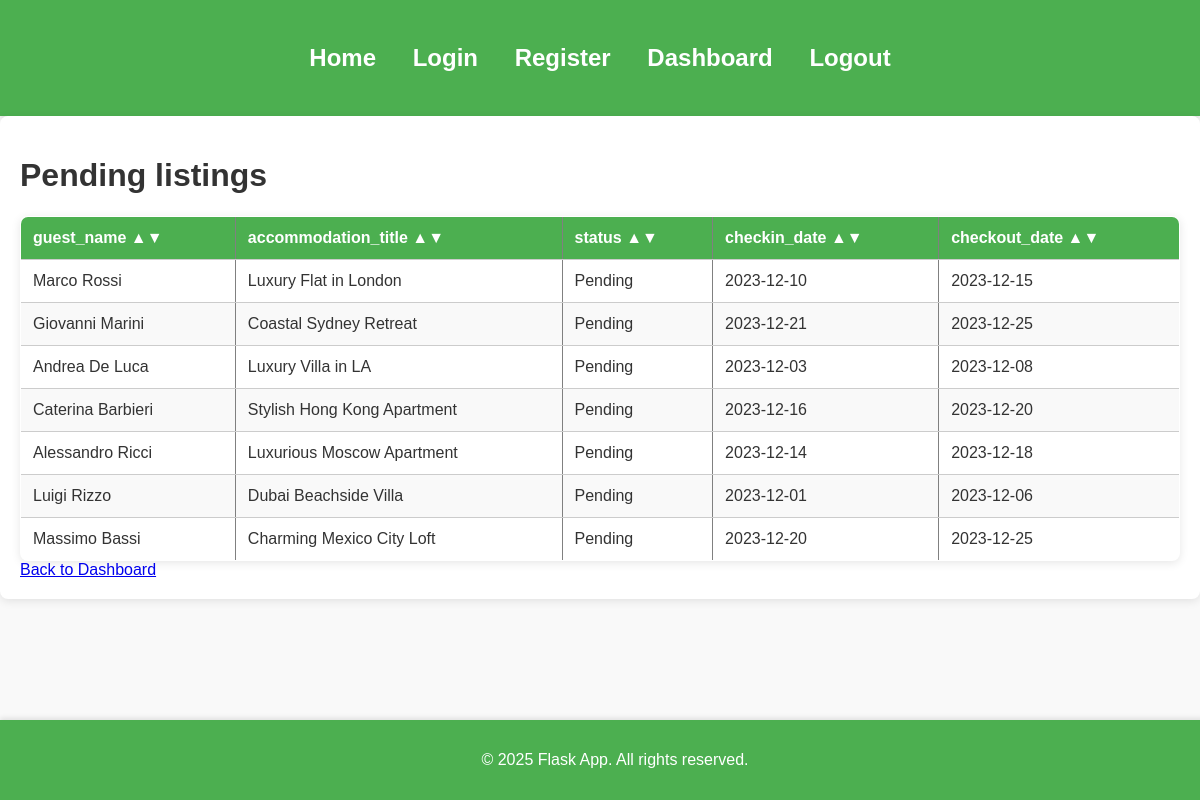
Page /query5 (signed in) on the committed database.
### tables this page shows
CREATE TABLE Users (
    id INTEGER PRIMARY KEY AUTOINCREMENT,
    name VARCHAR(50),
    email VARCHAR(100),
    password VARCHAR(100),
    phone VARCHAR(15),
    address VARCHAR(255),
    birth_date DATE
);

CREATE TABLE Accommodations (
    id INT PRIMARY KEY,
    host_id INT,
    location_id INT,
    title VARCHAR(100),
    description TEXT,
    address VARCHAR(255),
    price_per_night DECIMAL(8, 2),
    max_guests INT,
    availability BOOLEAN,
    policy_id INT,
    FOREIGN KEY (host_id) REFERENCES Hosts(id),
    FOREIGN KEY (location_id) REFERENCES Locations(id)
);

CREATE TABLE Bookings (
    id INT PRIMARY KEY,
    guest_id INT,
    accommodation_id INT,
    checkin_date DATE,
    checkout_date DATE,
    number_of_guests INT,
    status VARCHAR(20) CHECK(status IN ('Confirmed', 'Pending', 'Cancelled')),
    FOREIGN KEY (guest_id) REFERENCES Guests(id),
    FOREIGN KEY (accommodation_id) REFERENCES Accommodations(id)
);

### app.py (the view)
@app.route('/query5')
@login_required
def query5():
    with sqlite3.connect(DATABASE) as conn:
        cursor = conn.cursor()
        cursor.execute("""SELECT u.name AS guest_name, a.title AS accommodation_title, b.status, b.checkin_date, b.checkout_date
                            FROM Bookings b
                            JOIN Guests g ON b.guest_id = g.id
                            JOIN Users u ON g.user_id = u.id
                            JOIN Accommodations a ON b.accommodation_id = a.id
                            WHERE b.status = "Pending" """)
        columns = [description[0] for description in cursor.description]
        users = cursor.fetchall()
    data = [dict(zip(columns, row)) for row in users]
    return render_template('results.html', title="Pending listings", data=data)

### app.py (called while the page is built)
@login_manager.user_loader
def load_user(user_id):
    print(f"Loading user with ID {user_id}")
    with sqlite3.connect(DATABASE) as conn:
        cursor = conn.cursor()
        cursor.execute('SELECT * FROM Users WHERE id = ?', (user_id,))
        user = cursor.fetchone()
        if user:
            print(f"User found with ID: {user[0]}")  # Aggiungi log per il debug
            return User(user[0], user[1], user[2], user[4], user[5])
        else:
            print("User not found.")
        return None

### templates/results.html (shortened to what this page needs)
{% extends 'layout.html' %}
{% block content %}
<h1>{{ title }}</h1>
<table border="1" id="sortable-table">
    <thead>
        <tr>
            {% for column in data[0].keys() %}
            <th onclick="sortTable({{ loop.index0 }})" data-column="{{ loop.index0 }}">
                {{ column }} ▲▼
            </th>
            {% endfor %}
        </tr>
    </thead>
    <tbody>
        {% for row in data %}
        <tr>
            {% for item in row.values() %}
            <td>{{ item }}</td>
            {% endfor %}
        </tr>
        {% endfor %}
    </tbody>
</table>
<a href="{{ url_for('dashboard') }}">Back to Dashboard</a>
{% endblock %}

### static/css/style.css (style rules this page uses)
body { font-family: 'Arial', sans-serif; margin: 0; padding: 0; box-sizing: border-box; background-color: #f9f9f9; color: #333; }
table { width: 100%; border-collapse: collapse; margin-top: 20px; background-color: #fff; box-shadow: 0 2px 10px rgba(0, 0, 0, 0.1); border-radius: 8px; overflow: hidden; }
table th, table td { padding: 12px; text-align: left; border-bottom: 1px solid #ccc; }
table th { background-color: #4CAF50; color: white; }
table tr:nth-child(even) { background-color: #f9f9f9; }

### rows in the picture
Bookings: status "Pending", checkin_date "2023-12-10", checkout_date "2023-12-15"
Users: name "Marco Rossi"
Accommodations: title "Luxury Flat in London"
Bookings: status "Pending", checkin_date "2023-12-21", checkout_date "2023-12-25"
Users: name "Giovanni Marini"
Accommodations: title "Coastal Sydney Retreat"
Bookings: status "Pending", checkin_date "2023-12-03", checkout_date "2023-12-08"
Users: name "Andrea De Luca"
Accommodations: title "Luxury Villa in LA"
Bookings: status "Pending", checkin_date "2023-12-16", checkout_date "2023-12-20"
Users: name "Caterina Barbieri"
Accommodations: title "Stylish Hong Kong Apartment"
Bookings: status "Pending", checkin_date "2023-12-14", checkout_date "2023-12-18"
Users: name "Alessandro Ricci"
Accommodations: title "Luxurious Moscow Apartment"
Bookings: status "Pending", checkin_date "2023-12-01", checkout_date "2023-12-06"
Users: name "Luigi Rizzo"
Accommodations: title "Dubai Beachside Villa"
Bookings: status "Pending", checkin_date "2023-12-20", checkout_date "2023-12-25"
Users: name "Massimo Bassi"
Accommodations: title "Charming Mexico City Loft"

### other values in the picture
{{ title }} "Pending listings"
{{ column }} "guest_name" "accommodation_title" "status" "checkin_date" "checkout_date"
